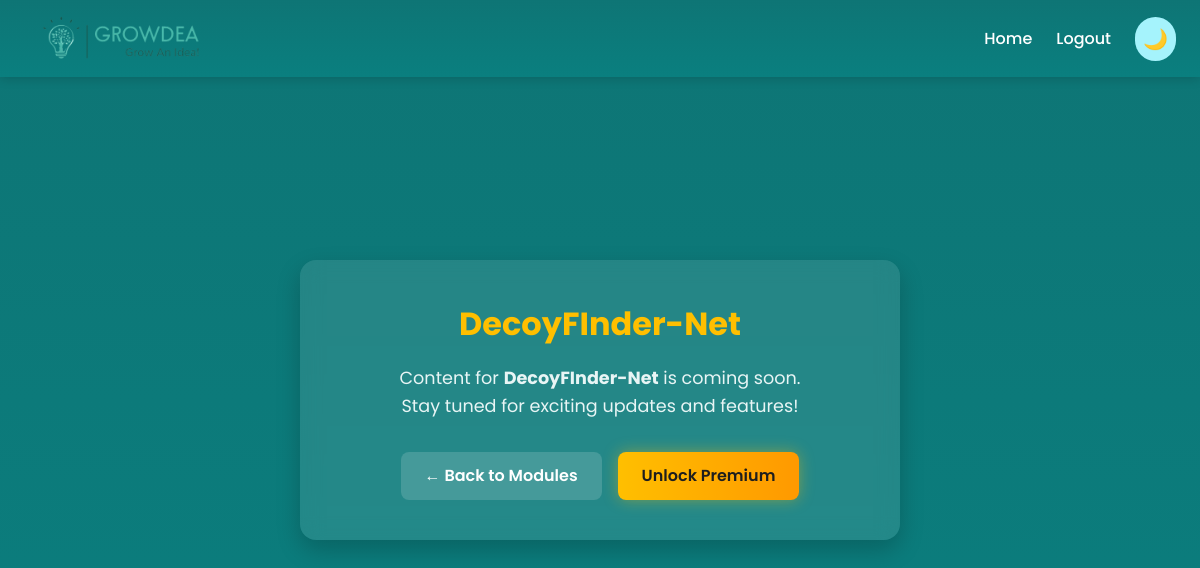
The app's page /module/DecoyFinder-Net/ (signed in), older data.
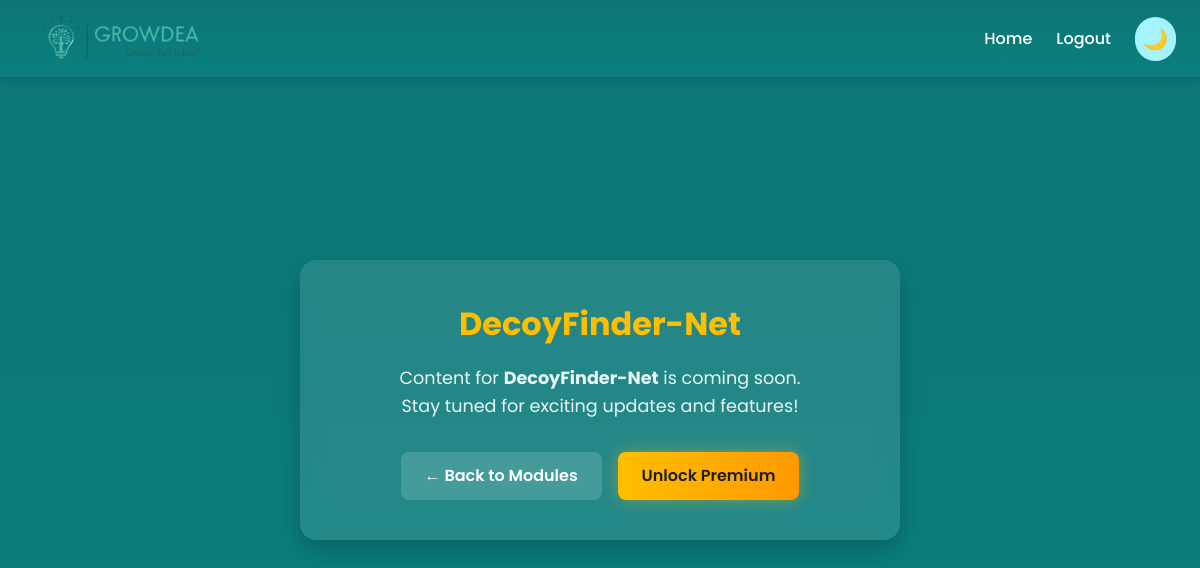
The same page, newer data.
### portal/models.py (models this page shows, shortened)
class Module(models.Model):
    name = models.CharField(max_length=100, unique=True)
    description = models.TextField(blank=True)
    is_free = models.BooleanField(default=False)
    is_premium = models.BooleanField(default=False, help_text="Check if this module requires premium access.")
    image = models.ImageField(upload_to='modules/', blank=True, null=True, help_text="Upload an image for this module.")
    image_url = models.URLField(blank=True, null=True, help_text="OR enter an external image URL for this module.")

### portal/views.py (the view)
# urls.py: path('module/<str:name>/', views.module_detail, name='module_detail'),
@login_required
def module_detail(request, name):
    module = get_object_or_404(Module, name__iexact=name)
    profile = Profile.objects.get(user=request.user)
    if module.is_premium and not profile.is_premium and not profile.is_trial_active:
        messages.warning(request, "🚫 This module requires Premium access.")
        return redirect('home')
    if module.name.lower() == "pharmal-net":
        return render(request, 'portal/pharmal_net.html', {
            'module': module,
            'profile': profile
        })
    return render(request, 'portal/module_detail.html', {
        'module': module,
        'profile': profile
    })

### templates/portal/module_detail.html (shortened to what this page needs)
{% extends 'base.html' %}
{% block content %}
<div class="module-detail-wrapper module-page">
  <div class="module-detail-card">
    <h1 class="module-name">{{ module.name }}</h1>
    <p class="module-info">
      Content for <strong>{{ module.name }}</strong> is coming soon.<br>
      Stay tuned for exciting updates and features!
    </p>
    <div class="module-buttons">
      <a href="{% url 'home' %}" class="btn-back">← Back to Modules</a>
      <a href="#" class="btn-premium">Unlock Premium</a>
    </div>
  </div>
</div>
{% endblock %}

### templates/base.html (shortened to what this page needs)
{% load static %}
<!DOCTYPE html>
<html lang="en" class="transition-colors duration-300">
<head>
  <script src="https://cdn.tailwindcss.com"></script>
  <link rel="stylesheet" href="{% static 'css/style.css' %}">
</head>
<body class="text-gray-900 dark:text-gray-100 transition-colors duration-300">
  <header class="navbar flex justify-between items-center px-6 py-4 text-white transition-colors duration-300 custom-header">
    <div class="brand flex items-center space-x-2">
      <a href="https://growdeatech.com/" target="_blank" rel="noopener noreferrer">
        <img src="{% static 'css/logo.png' %}" alt="Analogue Logo" height="40" class="rounded-lg">
      </a>
    </div>
    <nav class="flex items-center space-x-6">
      {% if user.is_authenticated %}
      <a href="{% url 'home' %}" class="hover:text-cyan-300 transition">Home</a>
      <a href="{% url 'logout' %}" id="logout-link" class="hover:text-cyan-300 transition">Logout</a>
      {% else %}
      <a href="{% url 'login' %}" class="hover:text-cyan-300 transition">Login</a>
      <a href="{% url 'register' %}" class="hover:text-cyan-300 transition">Register</a>
      {% endif %}
      <button id="themeToggle"
        class="ml-3 p-2 rounded-full bg-cyan-200 hover:bg-cyan-300 text-cyan-800 transition-transform transform hover:scale-110 dark:bg-yellow-400 dark:text-gray-800"
        title="Toggle Dark Mode">
        <span id="themeIcon" class="inline-block text-xl transition-transform duration-500 ease-in-out rotate-0">🌙</span>
      </button>
    </nav>
  </header>
  <main class="main-content min-h-screen transition-colors duration-300">
    {% block content %}{% endblock %}
  </main>
</body>
</html>

### static/css/style.css (style rules this page uses)
* { margin: 0; padding: 0; box-sizing: border-box; }
body { font-family: 'Poppins', sans-serif; background: linear-gradient(135deg, #0a3d3c, #107b7d); min-height: 100vh; color: #fff; overflow-x: hidden; }
.navbar { background: rgba(15, 58, 59, 0.85); color: #fff; display: flex; justify-content: space-between; align-items: center; padding: 15px 60px; position: fixed; top: 0; width: 100%; z-index: 10; backdrop-filter: blur(12px); }
.navbar .brand { display: flex; align-items: center; gap: 12px; }
.navbar .brand img { height: 45px; object-fit: contain; filter: brightness(1.15); transition: transform 0.3s ease; }
.navbar a { color: #fff; margin-left: 18px; text-decoration: none; font-weight: 500; transition: 0.3s; }
.module-detail-wrapper { display: flex; justify-content: center; align-items: center; min-height: 100vh; background: linear-gradient(135deg, #0a3d3c, #107b7d); color: white; padding: 40px 20px; }
.module-detail-card { width: 100%; max-width: 600px; background: rgba(255, 255, 255, 0.12); border-radius: 20px; padding: 50px 40px; text-align: center; backdrop-filter: blur(15px); box-shadow: 0 8px 30px rgba(0, 0, 0, 0.25); animation: fadeIn 0.8s ease-in-out; }
.module-name { font-size: 2rem; font-weight: 700; color: #facc15; margin-bottom: 20px; }
.module-info { color: #d1d5db; font-size: 16px; line-height: 1.6; margin-bottom: 40px; }
.module-buttons { display: flex; justify-content: center; gap: 20px; flex-wrap: wrap; }
.btn-back { background: rgba(255, 255, 255, 0.2); color: #fff; padding: 10px 22px; border-radius: 10px; text-decoration: none; font-weight: 600; transition: all 0.3s ease; }
.btn-premium { background: linear-gradient(90deg, #facc15, #f59e0b); color: #0a3d3c; padding: 10px 25px; border-radius: 10px; text-decoration: none; font-weight: 600; box-shadow: 0 0 10px rgba(250, 204, 21, 0.5); transition: all 0.3s ease; }
html, body, * { transition: background-color 0.4s ease, color 0.4s ease, border-color 0.4s ease; }

### templates/portal/module_detail.html (style rules this page uses)
.module-detail-wrapper { min-height: 100vh; display: flex; justify-content: center; align-items: center; padding: 5rem 1rem; transition: background 0.5s ease-in-out; background: linear-gradient(to bottom, #0e7575, #0a7f7f); }
.module-detail-card { background: rgba(255, 255, 255, 0.1); backdrop-filter: blur(10px); border-radius: 1rem; box-shadow: 0 10px 25px rgba(0, 0, 0, 0.2); padding: 2.5rem 2rem; text-align: center; max-width: 600px; width: 100%; transition: transform 0.3s ease; }
.module-name { font-size: 2rem; font-weight: 700; color: #ffbf00; margin-bottom: 1rem; }
.module-info { color: #e8f5f5; font-size: 1.1rem; margin-bottom: 2rem; }
.module-buttons { display: flex; justify-content: center; gap: 1rem; }
.btn-back, .btn-premium { padding: 0.75rem 1.5rem; border-radius: 0.5rem; font-weight: 600; text-decoration: none; transition: all 0.3s ease; }
.btn-back { background: rgba(255, 255, 255, 0.15); color: white; }
.btn-premium { background: linear-gradient(to right, #ffbf00, #ff9900); color: #1e1e1e; box-shadow: 0 0 15px rgba(255, 191, 0, 0.4); }

### templates/base.html (style rules this page uses)
html, body, main, header { transition: background-color 0.4s ease, color 0.4s ease; }
body { background: linear-gradient(180deg, #0e7575 0%, #087979 50%, #0a7f7f 100%); }
.custom-header { background: linear-gradient(180deg, #0e7575 0%, #0a7f7f 100%); box-shadow: 0 2px 10px rgba(0, 0, 0, 0.15); backdrop-filter: blur(8px); -webkit-backdrop-filter: blur(8px); }

Row changes from the older to the newer data that the page shows:
changed Module: name "DecoyFInder-Net" → "DecoyFinder-Net"
